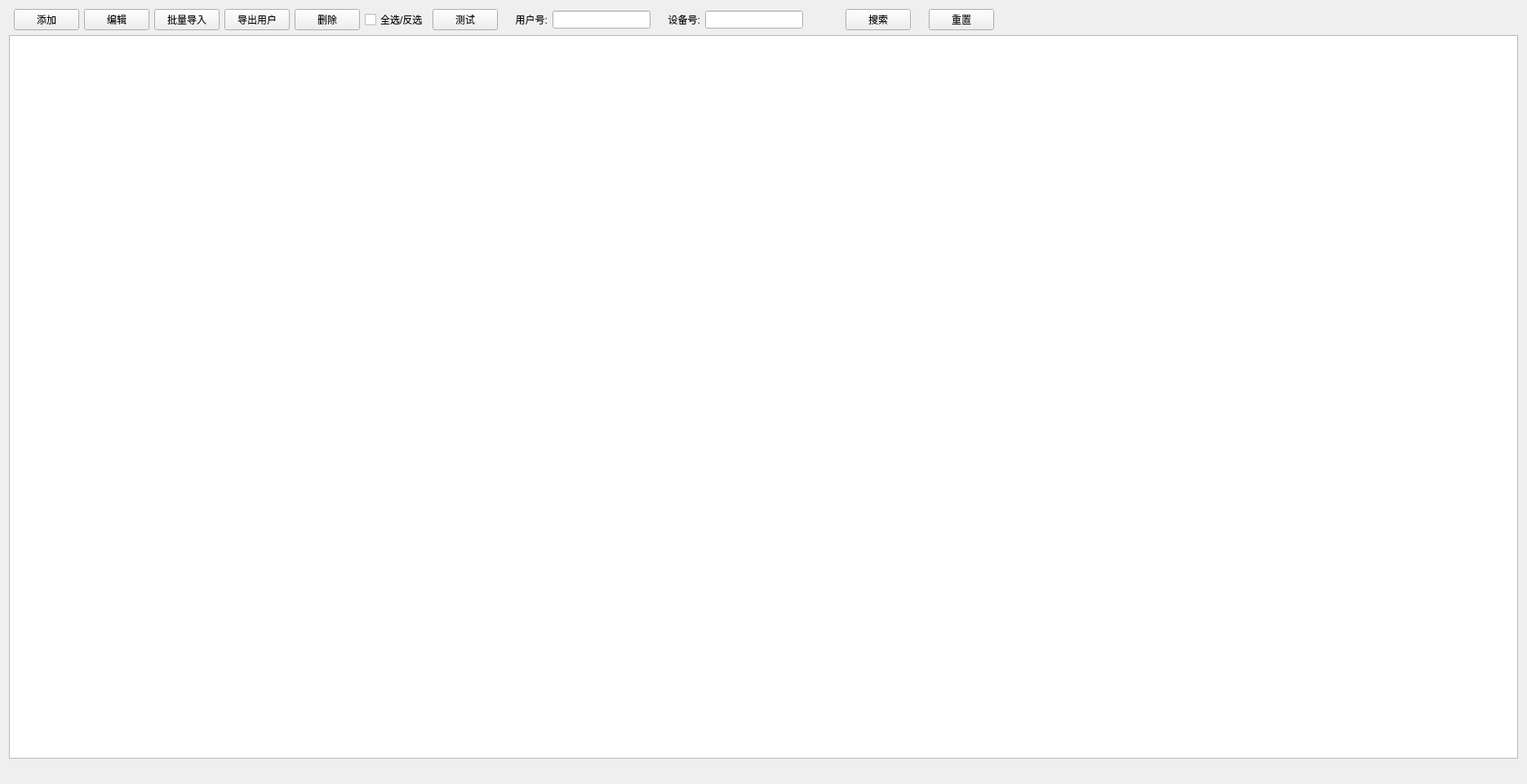
<?xml version="1.0" encoding="UTF-8"?>
<ui version="4.0">
 <class>UserManageSetForm</class>
 <widget class="QWidget" name="UserManageSetForm">
  <property name="geometry">
   <rect>
    <x>0</x>
    <y>0</y>
    <width>1871</width>
    <height>961</height>
   </rect>
  </property>
  <property name="windowTitle">
   <string>Form</string>
  </property>
  <layout class="QGridLayout" name="gridLayout">
   <item row="0" column="16">
    <spacer name="horizontalSpacer">
     <property name="orientation">
      <enum>Qt::Horizontal</enum>
     </property>
     <property name="sizeHint" stdset="0">
      <size>
       <width>40</width>
       <height>20</height>
      </size>
     </property>
    </spacer>
   </item>
   <item row="1" column="0" colspan="17">
    <widget class="QTableWidget" name="tableWidget"/>
   </item>
   <item row="0" column="4">
    <widget class="QPushButton" name="pushButtonOutport">
     <property name="text">
      <string>导出用户</string>
     </property>
    </widget>
   </item>
   <item row="0" column="15">
    <widget class="QPushButton" name="pushButton_2">
     <property name="text">
      <string>重置</string>
     </property>
    </widget>
   </item>
   <item row="0" column="8">
    <widget class="QLabel" name="label">
     <property name="minimumSize">
      <size>
       <width>55</width>
       <height>0</height>
      </size>
     </property>
     <property name="text">
      <string>用户号:</string>
     </property>
     <property name="alignment">
      <set>Qt::AlignRight|Qt::AlignTrailing|Qt::AlignVCenter</set>
     </property>
    </widget>
   </item>
   <item row="0" column="12">
    <spacer name="horizontalSpacer_2">
     <property name="orientation">
      <enum>Qt::Horizontal</enum>
     </property>
     <property name="sizeType">
      <enum>QSizePolicy::Fixed</enum>
     </property>
     <property name="sizeHint" stdset="0">
      <size>
       <width>40</width>
       <height>10</height>
      </size>
     </property>
    </spacer>
   </item>
   <item row="0" column="7">
    <widget class="QPushButton" name="btntestpushButton">
     <property name="text">
      <string>测试</string>
     </property>
    </widget>
   </item>
   <item row="0" column="11">
    <widget class="QLineEdit" name="lineEdit_dev">
     <property name="maximumSize">
      <size>
       <width>120</width>
       <height>16777215</height>
      </size>
     </property>
    </widget>
   </item>
   <item row="2" column="16">
    <widget class="QLabel" name="labelsum">
     <property name="styleSheet">
      <string notr="true">QLable{
font: 22pt &quot;Sans Serif&quot;;
color: rgb(255, 255, 255);
}</string>
     </property>
     <property name="text">
      <string/>
     </property>
    </widget>
   </item>
   <item row="0" column="6">
    <widget class="QCheckBox" name="btnCheckBox">
     <property name="text">
      <string>全选/反选</string>
     </property>
    </widget>
   </item>
   <item row="0" column="3">
    <widget class="QPushButton" name="btnBatchImport">
     <property name="text">
      <string>批量导入</string>
     </property>
    </widget>
   </item>
   <item row="0" column="5">
    <widget class="QPushButton" name="deletepushButton">
     <property name="text">
      <string>删除</string>
     </property>
    </widget>
   </item>
   <item row="0" column="10">
    <widget class="QLabel" name="label_2">
     <property name="minimumSize">
      <size>
       <width>55</width>
       <height>0</height>
      </size>
     </property>
     <property name="text">
      <string>设备号:</string>
     </property>
     <property name="alignment">
      <set>Qt::AlignRight|Qt::AlignTrailing|Qt::AlignVCenter</set>
     </property>
    </widget>
   </item>
   <item row="0" column="13">
    <widget class="QPushButton" name="pushButton">
     <property name="text">
      <string>搜索</string>
     </property>
    </widget>
   </item>
   <item row="0" column="9">
    <widget class="QLineEdit" name="lineEdit_user">
     <property name="maximumSize">
      <size>
       <width>120</width>
       <height>16777215</height>
      </size>
     </property>
    </widget>
   </item>
   <item row="0" column="2">
    <widget class="QPushButton" name="updatepushButton">
     <property name="text">
      <string>编辑</string>
     </property>
    </widget>
   </item>
   <item row="0" column="1">
    <widget class="QPushButton" name="addpushButton">
     <property name="text">
      <string>添加</string>
     </property>
    </widget>
   </item>
   <item row="0" column="14">
    <spacer name="horizontalSpacer_3">
     <property name="orientation">
      <enum>Qt::Horizontal</enum>
     </property>
     <property name="sizeType">
      <enum>QSizePolicy::Fixed</enum>
     </property>
     <property name="sizeHint" stdset="0">
      <size>
       <width>10</width>
       <height>20</height>
      </size>
     </property>
    </spacer>
   </item>
  </layout>
 </widget>
 <resources/>
 <connections/>
</ui>
